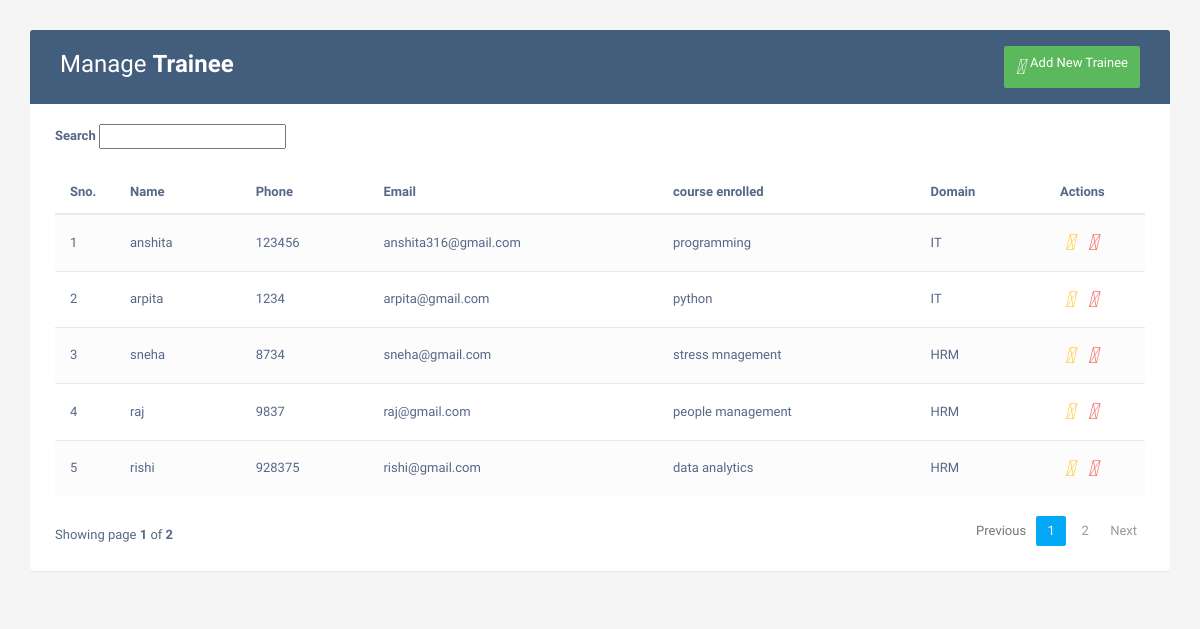
Page /trainee on the earlier database version.
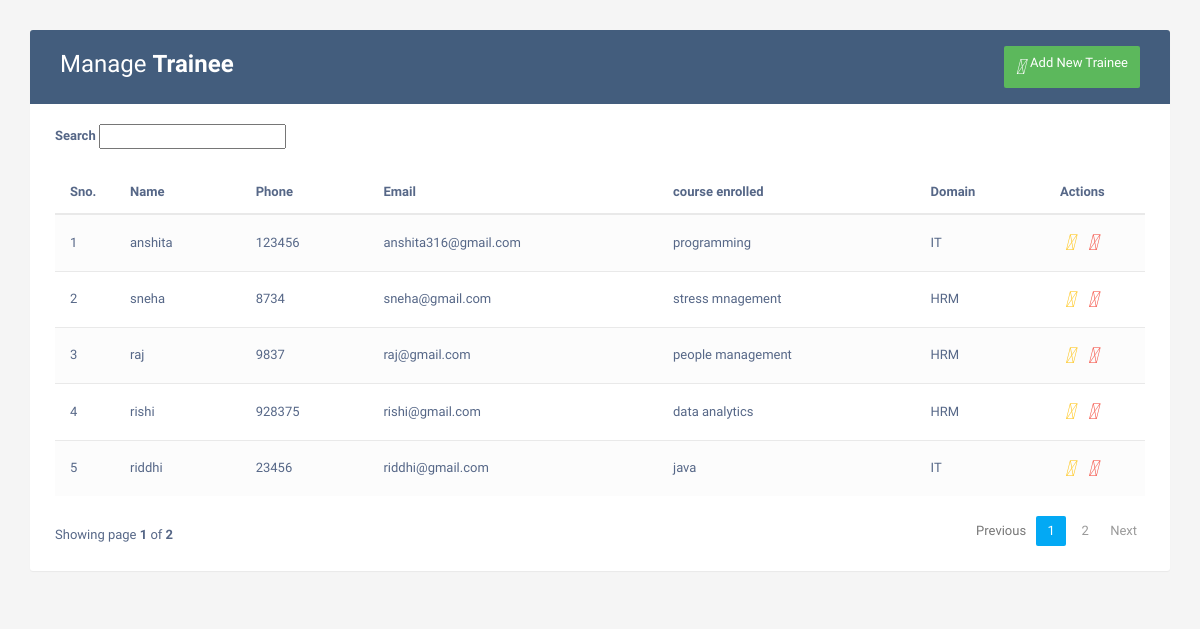
Same page on the later database version.
### home/models.py (models this page shows, shortened)
class Trainee_model(models.Model):
    name=models.CharField(max_length=200)
    phone=models.IntegerField()
    email=models.EmailField(max_length=100)
    course=models.CharField(max_length=200)
    domain = models.CharField(max_length=200)

### home/views.py (the view)
# urls.py: path('trainee',views.trainee_view,name="trainee"),
def trainee_view(request):
    trainee_obj=Trainee_model.objects.all()
    paginator=Paginator(trainee_obj,5)
    page_number=request.GET.get('page')
    page_obj=Paginator.get_page(paginator,page_number)
    context={
        'trainee_obj':trainee_obj,   #dictionary
        'page_obj':page_obj,
    }
    return render(request,'trainee.html',context)

### templates/trainee.html (shortened to what this page needs)
<!DOCTYPE html>
<html lang="en">
<head>
<link rel="stylesheet" href="https://maxcdn.bootstrapcdn.com/font-awesome/4.7.0/css/font-awesome.min.css">
<link rel="stylesheet" href="https://maxcdn.bootstrapcdn.com/bootstrap/3.3.7/css/bootstrap.min.css">
  <body>
    <div class="container">
        <div class="table-wrapper">
            <div class="table-title">
                <div class="row">
                    <div class="col-sm-6">
						<h2>Manage <b>Trainee</b></h2>
					</div>
					<div class="col-sm-6">
						<a href="#addEmployeeModal" class="btn btn-success" data-toggle="modal"><i class="material-icons">&#xE147;</i> <span>Add New Trainee</span></a>
					</div>
                </div>
            </div>
			<div class="search_area">
				<div>
					<label for="searchfield">Search</label>
					<input type="text" id="searchfield">
				</div>
			</div>
            <table class="table table-striped table-hover table-complete">
                <div class="table-head">
					<thead>
						<tr>
							<th>Sno.</th>
							<th>Name</th>
							<th>Phone</th>
							<th>Email</th>
							<th>course enrolled</th>
							<th>Domain</th>
							<th>Actions</th>
						</tr>
					</thead>
				</div>
                <tbody class="trainee-table-body">
                    {%for i in page_obj%}
                    <tr>
						<td>{{forloop.counter}}</td>
                        <td>{{i.name}}</td>
                        <td>{{i.phone}}</td>
						<td>{{i.email}}</td>
                        <td>{{i.course}}</td>
                        <td>{{i.domain}}</td>
                        <td>
                            <a href="#editEmployeeModal-{{forloop.counter}}" class="edit" data-toggle="modal"><i class="material-icons" data-toggle="tooltip" title="Edit">&#xE254;</i></a>
                            <a href="#deleteEmployeeModal-{{forloop.counter}}" class="delete" data-toggle="modal"><i class="material-icons" data-toggle="tooltip" title="Delete">&#xE872;</i></a>
                        </td>
                    </tr>
					{% endfor %}
                </tbody>
            </table>
			<div class="clearfix pagination-container">
                <div class="hint-text">Showing page <b>{{page_obj.number}}</b> of <b>{{page_obj.paginator.num_pages}}</b></div>
				<ul class="pagination">
					{% if page_obj.has_previous %}
					<li class="page-item">
						<a href="?page={{ page_obj.previous_page_number }}" class="page-link">Previous</a>
					</li>
					{% else %}
					<li class="page-item disabled">
						<a href="#" class="page-link">Previous</a>
					</li>
					{% endif %}
					{% for page_num in page_obj.paginator.page_range %}
					{% if page_num == page_obj.number %}
					<li class="page-item active">
						<a href="#" class="page-link">{{ page_num }}</a>
					</li>
					{% else %}
					<li class="page-item">
						<a href="?page={{ page_num }}" class="page-link">{{ page_num }}</a>
					</li>
					{% endif %}
					{% endfor %}
					{% if page_obj.has_next %}
					<li class="page-item">
						<a href="?page={{ page_obj.next_page_number }}" class="page-link">Next</a>
					</li>
					{% else %}
					<li class="page-item disabled">
						<a href="#" class="page-link">Next</a>
					</li>
					{% endif %}
				</ul>
            </div>
        </div>
    </div>
</body>
</html>

Differences in the rows shown:
removed Trainee_model: name "arpita", phone "1234", email "arpita@gmail.com", course "python", domain "IT"
now on this page (row edited): Trainee_model: name "riddhi", phone "23456", email "riddhi@gmail.com", course "java", domain "IT"
